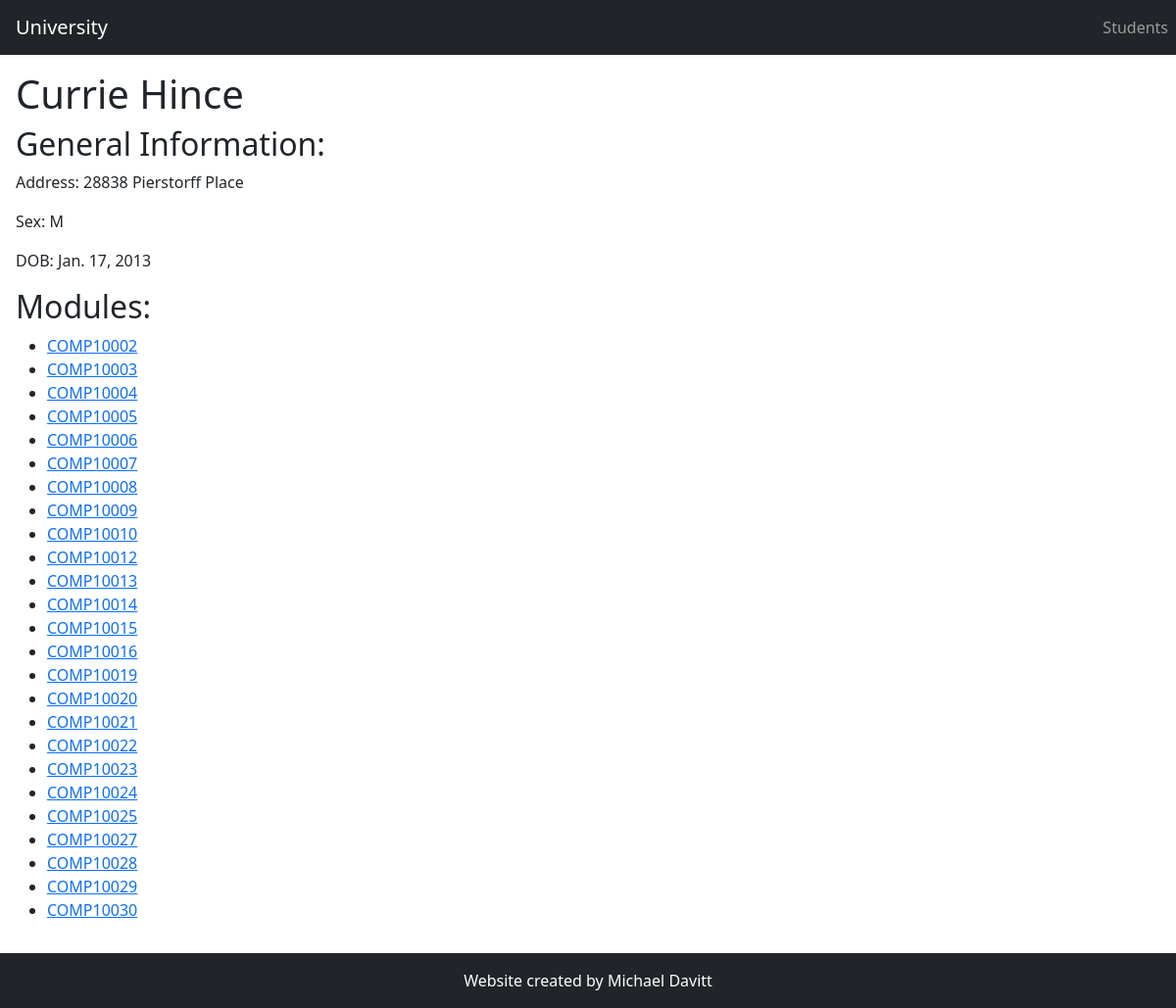
Screenshot of /student/1/ with the database file from the repository.
### student_info/models.py (models this page shows, shortened)
class Student(models.Model):
    SEX_CHOICES = [
        ("M", "Male"),
        ("F", "Female")
    ]
    name = models.CharField(max_length=100)
    address = models.TextField(blank=True)
    sex = models.CharField(max_length=1, choices=SEX_CHOICES, blank=True)
    dob = models.DateField(blank=True)
    modules = models.ManyToManyField("Module", blank=True)

class Module(models.Model):
    code = models.CharField(max_length=20)
    name = models.CharField(max_length=100)
    lecturer = models.ForeignKey(
        "Staff", on_delete=models.CASCADE)

### student_info/views.py (the view)
def student_detail(request, student_id):
    try:
        student = Student.objects.get(id=student_id)
    except Student.DoesNotExist:
        raise Http404("Student not found")
    return render(request, "student_detail.html", {
        "student": student,
    })

### student_info/templates/student_detail.html
{% extends "base.html" %} {% block content %}
<h1>{{ student.name|capfirst }}</h1>
<h2>General Information:</h2>
{% if student.address %}
<p>Address: {{ student.address }}</p>
{% endif %} {% if student.sex %}
<p>Sex: {{ student.sex }}</p>
{% endif %} {% if student.dob %}
<p>DOB: {{ student.dob }}</p>
<h2>Modules:</h2>
<ul>
  {% for module in student.modules.all %}
  <li><a href="{% url "module_detail" module.id %}">{{ module.code }}</a></li>
  {% endfor %}
</ul>
{% endif %} {% endblock %}

### student_info/templates/base.html (shortened to what this page needs)
{% load static %}
<!DOCTYPE html>
<html lang="en">
  <head>
    <link
      href="https://cdn.jsdelivr.net/npm/bootstrap@5.1.3/dist/css/bootstrap.min.css"
      rel="stylesheet"
    />
    <link
      rel="stylesheet"
      type="text/css"
      href="https://cdn.datatables.net/1.11.3/css/jquery.dataTables.css"
    />
  </head>
  <body class="d-flex flex-column min-vh-100">
    <nav class="navbar navbar-expand-sm navbar-dark bg-dark">
      <a href="/" class="navbar-brand ms-3">University</a>
      <div class="collapse navbar-collapse" id="navbarMenu">
        <ul class="navbar-nav ms-auto text-center">
          <li class="nav-item">
            <a href="/" class="nav-link">Students</a>
          </li>
        </ul>
      </div>
    </nav>
    <div class="p-3">{% block content %} {% endblock %}</div>
    <footer class="bg-dark text-center text-white mt-auto">
      <p class="mt-3">Website created by Michael Davitt</p>
    </footer>
  </body>
</html>

### rows the page displays
Student: name "Currie Hince", address "28838 Pierstorff Place", sex "M", dob "Jan. 17, 2013"
Module: code "COMP10002"
Module: code "COMP10003"
Module: code "COMP10004"
Module: code "COMP10005"
Module: code "COMP10006"
Module: code "COMP10007"
Module: code "COMP10008"
Module: code "COMP10009"
Module: code "COMP10010"
Module: code "COMP10012"
Module: code "COMP10013"
Module: code "COMP10014"
Module: code "COMP10015"
Module: code "COMP10016"
Module: code "COMP10019"
Module: code "COMP10020"
Module: code "COMP10021"
Module: code "COMP10022"
Module: code "COMP10023"
Module: code "COMP10024"
Module: code "COMP10025"
Module: code "COMP10027"
Module: code "COMP10028"
Module: code "COMP10029"
Module: code "COMP10030"
